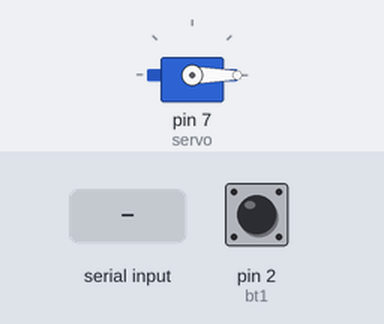
The sketch below on a simulated Arduino Uno, built with avr-gcc and run on an emulated ATmega328P. On the bench: servo. The inputs (shaded band) are chosen by the test bench; at power-on: pin 2 (bt1) LOW.

Above: at 1.2 s.
1.3 s: pin 2 (bt1) driven HIGH
At 2.2 s:
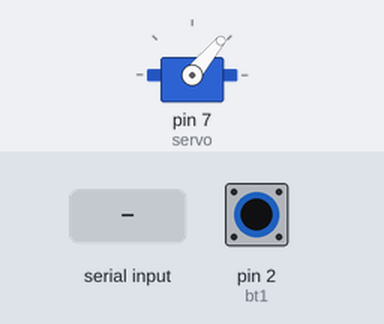
2.8 s: "MOVE\n" received over Serial
At 3.6 s:
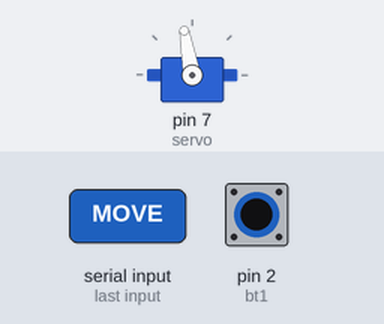
5.8 s: pin 2 (bt1) pulsed LOW 5 times (0.12 s each, 0.3 s apart)
At 7.2 s:
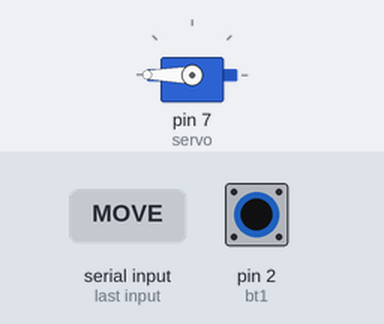
Timing chart, 0 to 11.6 s (numbered marks = the images above; inputs shaded):
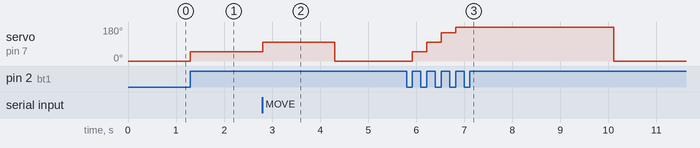

The sketch:

servo.ino
```cpp
#include <Servo.h>

int posicao = 0;
Servo servo;

#define bt1 2

bool bt1State = LOW;
bool lastBt1State = LOW;
unsigned long buttonPressTime = 0;
unsigned long currentTime = 0;
const int pressDuration = 3000; // Duração do pressionamento em milissegundos (3 segundos)

void setup()
{
  Serial.begin(9600);
  servo.attach(7);
  servo.write(0); // INICIA O MOTOR NA POSIÇÃO 0º
  pinMode(bt1, INPUT);
}

void loop()
{
  currentTime = millis();
  bt1State = digitalRead(bt1);

  // Detectar a borda de subida (quando o botão é pressionado)
  if (bt1State == HIGH && lastBt1State == LOW) {
    posicao += 50; // Incrementa a posição em 10 graus
    if (posicao > 180) { // Limita a posição máxima a 180 graus
      posicao = 180;
    }
    servo.write(posicao);
    buttonPressTime = currentTime; // Registra o tempo de pressionamento
    delay(200); // Pequeno atraso para evitar múltiplas leituras
  }

  // Verifica se o botão está sendo pressionado continuamente por 3 segundos
  if (bt1State == HIGH && (currentTime - buttonPressTime >= pressDuration)) {
    posicao = 0;
    servo.write(posicao);
    delay(200); // Pequeno atraso para evitar múltiplas leituras
  }

  // Atualiza o estado anterior do botão
  lastBt1State = bt1State;

  // Verifica comandos recebidos via Serial
  if (Serial.available() > 0) {
    String command = Serial.readStringUntil('\n');
    if (command == "MOVE") {
      posicao += 50; // Incrementa a posição em 10 graus
      if (posicao > 180) {
        posicao = 180;
      }
      servo.write(posicao);
    }
  }
}
```

Measured:
- after the input at 1.3 s, servo on pin 7 (servo): 0° → 50° at once
- after the input at 2.8 s, servo on pin 7 (servo): 50° → 100° at once, → 0° 1.5 s later
- after the input at 5.8 s, servo on pin 7 (servo): 0° → 50° after 0.12 s, → 100° 0.30 s later, → 150° 0.30 s later, → 180° 0.30 s later, … (5 changes in this stretch)
